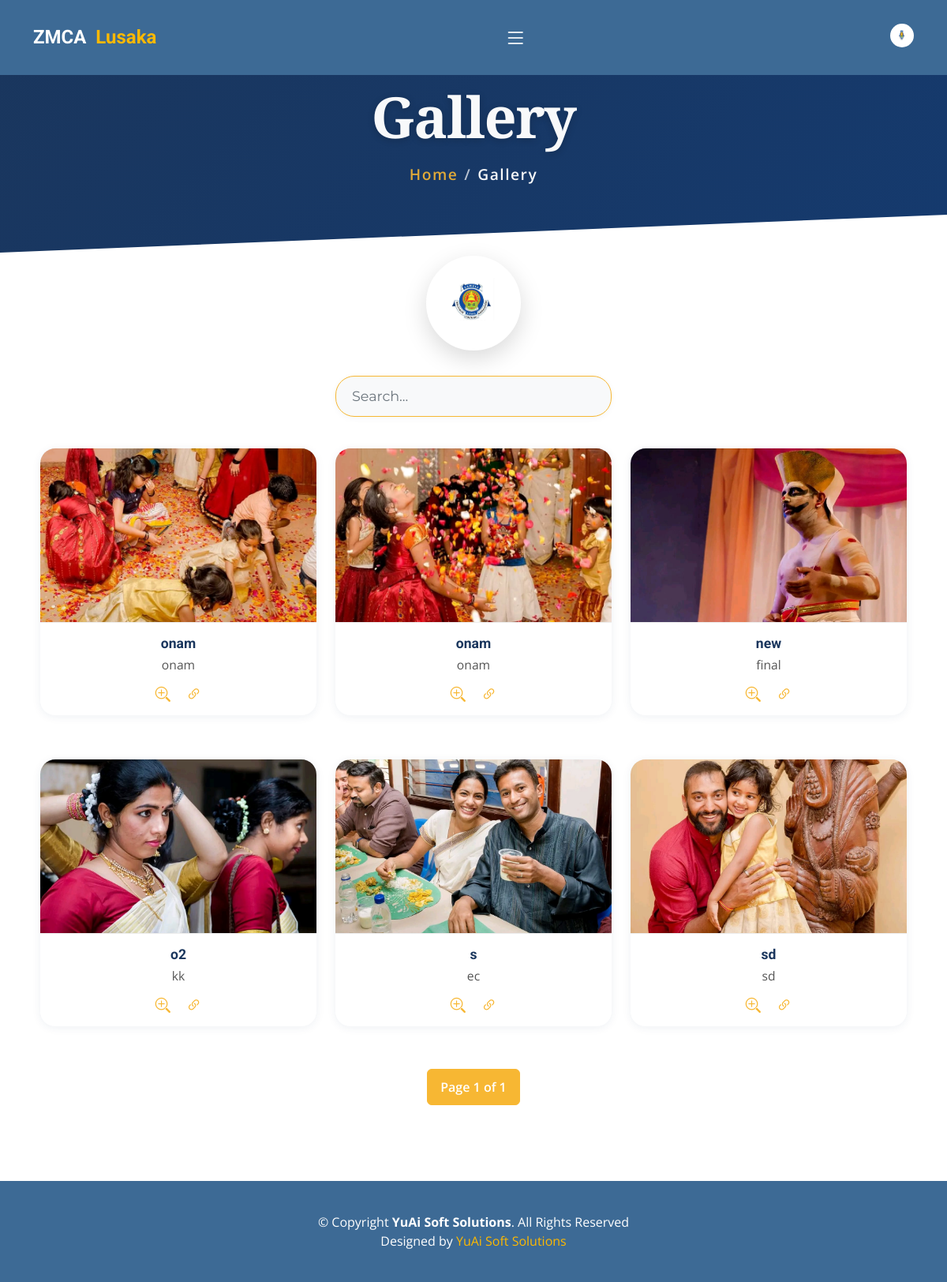
/gallerycommon/, run on the app's committed database.
### zmcaadmin/models.py (models this page shows, shortened)
class GalleryItem(models.Model):
    id = models.AutoField(primary_key=True)
    title = models.CharField(max_length=100)
    image = models.ImageField(upload_to='images/')
    description = models.TextField()
    timestamp = models.DateTimeField(auto_now_add=True)
    status = models.CharField(max_length=20)

### zmcaadmin/views.py (the view)
# urls.py: path('gallerycommon/', views.gallerycommon, name='gallerycommon'),
def gallerycommon(request):
    gallery_items = GalleryItem.objects.order_by('id').all()
    query = request.GET.get('q')
    print(query)
    if query:
        gallery_items = gallery_items.filter(
            Q(title__icontains=query) | Q(description__icontains=query)
        )
    paginator = Paginator(gallery_items, 50)
    page = request.GET.get('page')
    try:
        gallery_items = paginator.page(page)
    except PageNotAnInteger:
        gallery_items = paginator.page(1)
    except EmptyPage:
        gallery_items = paginator.page(paginator.num_pages)
    if query:
        return render(request, 'admin/search_results.html', {'gallery_items': gallery_items, 'query': query})
    else:
        return render(request, 'landing/gallerycommon.html', {'gallery_items': gallery_items, 'query': query})

### templates/landing/gallerycommon.html (shortened to what this page needs)
{% extends 'landing/fcbase.html' %}
{% load static %}
{% block content %}
<div class="gallery-hero">
  <div class="gallery-hero-content">
    <h1>Gallery</h1>
    <div class="gallery-hero-subtitle">
      <a href="/">Home</a>
      <span style="color: rgba(255,255,255,0.7); margin: 0 8px;">/</span>
      <span style="color: var(--light);">Gallery</span>
    </div>
  </div>
</div>
<img src="{% static 'img/logo.jpg' %}" alt="ZMCA Logo" class="floating-logo">
<div class="gallery-content">
  <div class="search-wrapper">
    <input type="text" id="search-input" name="q" class="form-control" placeholder="Search..." aria-label="Search" aria-describedby="search-icon">
  </div>
  <div class="portfolio-container">
    {% for item in gallery_items %}
    <div class="portfolio-item filter-{{ item.category }}">
      <div class="portfolio-content">
        <img src="{{ item.image.url }}" class="img-fluid" alt="{{ item.title }}">
      </div>
      <div class="portfolio-info">
        <h4>{{ item.title }}</h4>
        <p>{{ item.description }}</p>
        <a href="{{ item.image.url }}" title="{{ item.title }}"
           data-gallery="portfolio-gallery-{{ item.category }}" class="glightbox preview-link"><i
              class="bi bi-zoom-in"></i></a>
        <a href="{{ item.image.url }}" title="More Details" class="details-link"><i
              class="bi bi-link-45deg"></i></a>
      </div>
    </div>
    {% endfor %}
  </div>
  <div class="pagination">
    <span class="current">Page {{ gallery_items.number }} of {{ gallery_items.paginator.num_pages }}</span>
  </div>
</div>
{% endblock %}

### static/css/main.css (style rules this page uses)
:root { --font-default: "Open Sans", system-ui, -apple-system, "Segoe UI", Roboto, "Helvetica Neue", Arial, "Noto Sans", "Liberation Sans", sans-serif, "Apple Color Emoji", "Segoe UI Emoji", "Segoe UI Symbol", "Noto Color Emoji"; --font-primary: "Roboto", sans-serif; --font-secondary: "Work Sans", sans-serif; }
:root { --color-default: #364d59; --color-primary: #feb900; --color-secondary: #52565e; }
:root { scroll-behavior: smooth; }
body { font-family: var(--font-default); color: var(--color-default); overflow-x: hidden; }
a { color: var(--color-primary); text-decoration: none; }
h1, h2, h3, h4, h5, h6 { font-family: var(--font-primary); }

### data on the page
GalleryItem: image (picture), title "onam", description "onam"
GalleryItem: image (picture), title "onam", description "onam"
GalleryItem: image (picture), title "new", description "final"
GalleryItem: image (picture), title "o2", description "kk"
GalleryItem: image (picture), title "s", description "ec"
GalleryItem: image (picture), title "sd", description "sd"

### other printed values
{{ gallery_items.number }} "1"
{{ gallery_items.paginator.num_pages }} "1"
